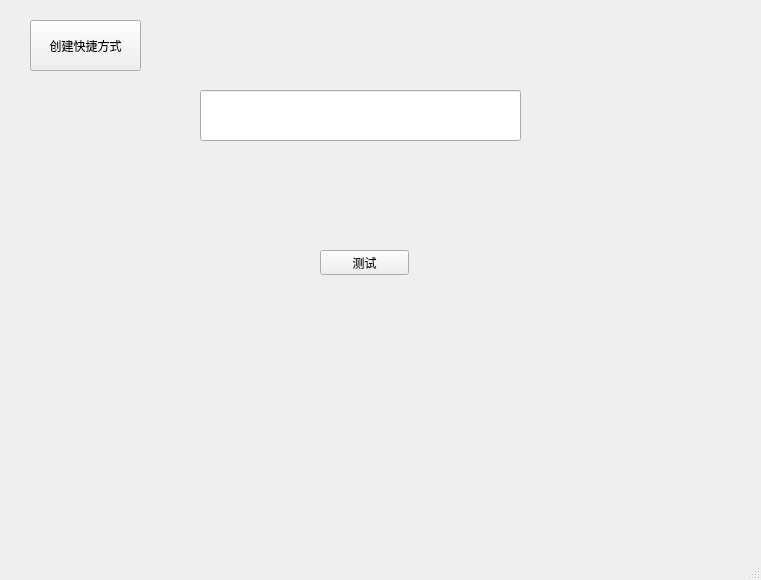
<?xml version="1.0" encoding="UTF-8"?>
<ui version="4.0">
 <class>MainWindow</class>
 <widget class="QMainWindow" name="MainWindow">
  <property name="geometry">
   <rect>
    <x>0</x>
    <y>0</y>
    <width>761</width>
    <height>580</height>
   </rect>
  </property>
  <property name="windowTitle">
   <string>MainWindow</string>
  </property>
  <widget class="QWidget" name="centralwidget">
   <widget class="QPushButton" name="pushButton">
    <property name="geometry">
     <rect>
      <x>30</x>
      <y>20</y>
      <width>111</width>
      <height>51</height>
     </rect>
    </property>
    <property name="text">
     <string>创建快捷方式</string>
    </property>
   </widget>
   <widget class="QLineEdit" name="lineEdit">
    <property name="geometry">
     <rect>
      <x>200</x>
      <y>90</y>
      <width>321</width>
      <height>51</height>
     </rect>
    </property>
   </widget>
   <widget class="QPushButton" name="test_button">
    <property name="geometry">
     <rect>
      <x>320</x>
      <y>250</y>
      <width>89</width>
      <height>25</height>
     </rect>
    </property>
    <property name="text">
     <string>测试</string>
    </property>
   </widget>
  </widget>
  <widget class="QMenuBar" name="menubar">
   <property name="geometry">
    <rect>
     <x>0</x>
     <y>0</y>
     <width>761</width>
     <height>22</height>
    </rect>
   </property>
  </widget>
  <widget class="QStatusBar" name="statusbar"/>
 </widget>
 <resources/>
 <connections/>
</ui>
